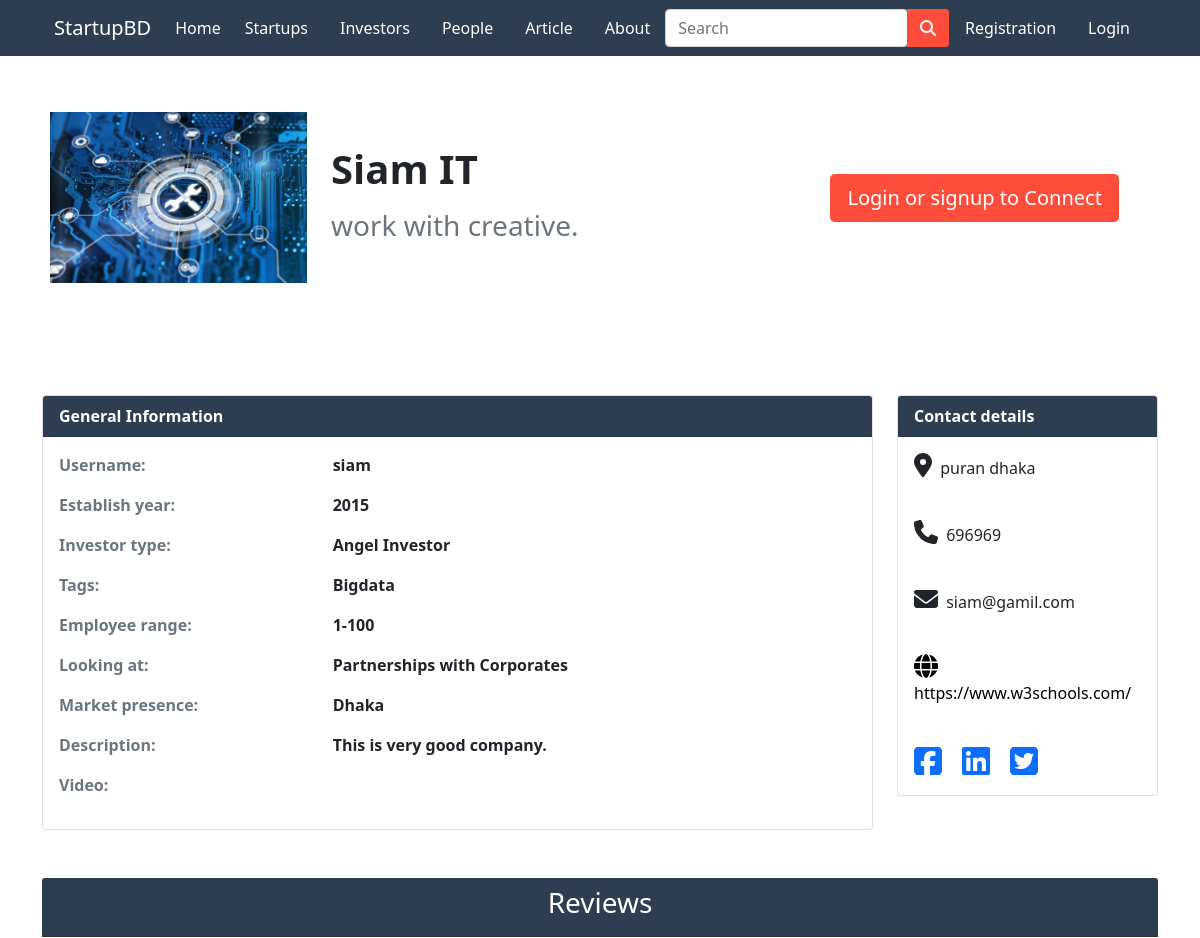
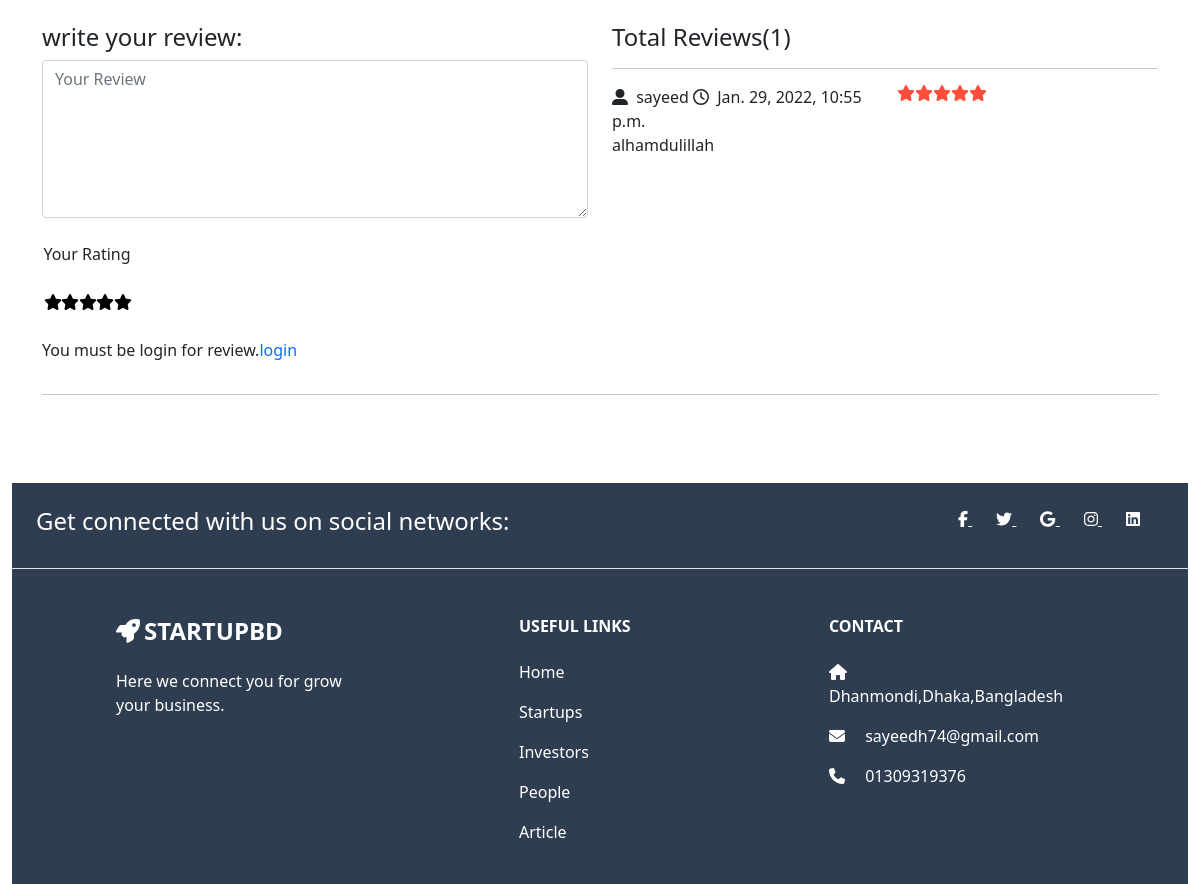
Screenshot of /investor-profile/3/ with the database file from the repository (2 pictures, top to bottom).
### app/models.py (models this page shows, shortened)
class Investorinfo(models.Model):
  user = models.ForeignKey(settings.AUTH_USER_MODEL, on_delete=models.CASCADE)
  name = models.CharField(max_length=100, null=True, blank=True)
  company_name = models.CharField(max_length=100, null=True, blank=True)
  title = models.CharField(max_length=100,blank=True,null = True)
  email = models.EmailField(max_length=100, null=True, blank=True)
  mobile = models.CharField(max_length=50, null=True, blank=True)
  logo = models.ImageField(upload_to='images/', null=True, blank=True)
  establish_year = models.IntegerField(blank=True, null=True)
  investor_type = models.CharField(max_length=50,choices=INVSETOR_TYPE, blank=True, null=True)
  employee_range = models.CharField(max_length=10, blank=True, null=True)
  market_presence = models.CharField(max_length=100,choices=CITY_CHOICES, null=True, blank=True)
  looking_at = models.CharField(choices=LOOK_CHOICES, max_length=100,null=True,blank=True)
  tags = models.CharField(max_length=100,choices=SECTOR, blank=True, null=True)
  description = models.TextField(max_length=1000, blank=True, null=True)
  videos = models.FileField(upload_to='videos/', null=True,blank=True)
  weblink = models.URLField(null=True,blank=True)
  facebook_link = models.URLField(blank=True)
  linkedin_link = models.URLField(blank=True)
  twitter_link = models.URLField(blank=True)
  location = models.CharField(max_length=100, null=True, blank=True)
  person1 = models.CharField(max_length=100, choices=ROLE, blank=True, null=True)
  person1_name = models.CharField(max_length=50, blank=True, null=True)
  person1_image = models.ImageField(upload_to='images/', null=True, blank=True)
  person2 = models.CharField(max_length=100, choices=ROLE, blank=True, null=True)
  person2_name = models.CharField(max_length=50, blank=True, null=True)
  person2_image = models.ImageField(
      upload_to='images/', null=True, blank=True)

class User(AbstractUser):
  is_customer = models.BooleanField(default=False)
  is_investor = models.BooleanField(default=False)
  is_startup = models.BooleanField(default=False)
  friends = models.ManyToManyField('User',blank=True)

class InvestorReviewRating(models.Model):
    investor = models.ForeignKey(Investorinfo, on_delete=models.CASCADE)
    user = models.ForeignKey(User, on_delete=models.CASCADE)
    review = models.TextField(max_length=500, blank=True)
    rating = models.IntegerField()
    status = models.BooleanField(default=True)
    created_at = models.DateTimeField(auto_now_add=True)
    updated_at = models.DateTimeField(auto_now=True)

### app/views.py (the view)
# urls.py: path('investor-profile/<int:pk>/',views.investor_profile, name='investor-profile'),
def investor_profile(request,pk):
  investor = Investorinfo.objects.get(pk=pk)
  reviews = InvestorReviewRating.objects.filter(investor_id=investor.id, status=True)
  count = reviews.count()
  thread = ThreadModel.objects.filter(pk=pk)
  message_list = MessageModel.objects.filter(thread__pk__contains=pk)
  return render(request, 'app/investor_profile.html', {'investor': investor, 'reviews': reviews, 'count': count,'thread':thread,'message_list':message_list})

### app/templates/app/investor_profile.html (shortened to what this page needs)
{% extends 'app/base.html' %}
{% load static %}
{% block main-content %}
<div class="container my-5" >
  <div class="row">
    <div class="col-md-12">
      <div class="card flex-row  mt-5" style="border: none;">
        <div class="card-body row px-2 align-items-center">
          <div class="col-md-3">
            {% if investor.logo %}
            <img src="{{ investor.logo.url }}" width="100%" height="auto" alt="No images">
            {% else %}
            <img src="{% static 'app/images/banner1/images.png' %}" width="100%" height="auto" alt="">
            {% endif %}
          </div>
          <div class="col-md-5">
            <h4 class="card-title">
              <h1><b>{{investor.company_name}}</b></h1>
            </h4>
            <p class="card-text">
            <h3 class="text-muted">{{investor.title}}</h3>
            </p>
          </div>
          {% if investor.user.id == request.user.id %}
          <div class="col-md-4 text-center">
            <div class="flex-row">
              <a href="{% url 'investor-form' investor.id %}" class="btn btn-lg" style="background-color: #FF4D3B; color: white;">Update Profile</a>
            </div>
          </div>
          {% elif request.user.is_authenticated %}
          <div class="col-md-4 text-center">
            <div class="flex-row">
              <a href="{% url 'create-thread'  %}" class="btn btn-lg" style="background-color: #FF4D3B; color: white;">Connect</a>
            </div>
          </div>
          {% else %}
          <div class="col-md-4 text-center">
            <div class="flex-row">
              <a href="{% url 'login' %}" class="btn btn-lg" style="background-color: #FF4D3B; color: white;">Login or signup to Connect</a>
            </div>
          </div>
          {% endif %}
        </div>
      </div>
    </div>
  </div>
</div> <br> <br>
<div class="container">
  <div class="row">
    <div class="col-md-9">
      <div class="card ">
        <div class="card-header" style="background-color: #2F3D50; color: white;" color: white;"><b> General Information</b></div>
        <div class="card-body ">
          <div class="row">
            <div class="col-4 text-muted">
              <p><b> Username:</b></p>
            </div>
            <div class="col-6">
              <p><b> {{investor.user.username}}</b></p>
            </div>
          </div>
          <div class="row">
            <div class="col-4 text-muted">
              <p><b> Establish year:</b></p>
            </div>
            <div class="col-6">
              <p><b> {{investor.establish_year}}</b></p>
            </div>
          </div>
          <div class="row">
            <div class="col-4 text-muted">
              <p><b> Investor type:</b></p>
            </div>
            <div class="col-6">
              <p><b> {{investor.investor_type}}</b></p>
            </div>
          </div>
          <div class="row">
            <div class="col-4 text-muted">
              <p><b> Tags:</b></p>
            </div>
            <div class="col-6">
              <p><b> {{investor.tags}}</b></p>
            </div>
          </div>
          <div class="row">
            <div class="col-4 text-muted">
              <p><b> Employee range:</b></p>
            </div>
            <div class="col-6">
              <p><b> {{investor.employee_range}}</b></p>
            </div>
          </div>
          <div class="row">
            <div class="col-4 text-muted">
              <p><b>Looking at:</b></p>
            </div>
            <div class="col-6">
              <p><b> {{investor.looking_at}} </b></p>
            </div>
          </div>
          <div class="row">
            <div class="col-4 text-muted">
              <p><b> Market presence:</b></p>
            </div>
            <div class="col-6">
              <p><b> {{investor.market_presence}}</b></p>
            </div>
          </div>
          <div class="row">
            <div class="col-4 text-muted">
              <p><b> Description:</b></p>
            </div>
            <div class="col-6">
              <p><b>{{investor.description}}</b></p>
            </div>
          </div>
          <div class="row">
            <div class="col-4 text-muted">
              <p><b>Video:</b></p>
            </div>
            <div class="col-6">
            </div>
          </div>
        </div>
      </div>
    </div>
    <div class="col-md-3">
      <div class="card">
        <div class="card-header" style="background-color: #2F3D50; color: white;" color: white;">
          <b>Contact details</b>
        </div>
        <div class="card-body">
          <p><i style='font-size:24px' class='fas me-1'>&#xf3c5;</i> {{investor.location}}</p>
          <br>
          <p><i style="font-size:24px" class="fa me-1">&#xf095;</i> {{investor.mobile}}</p>
          <br>
          <p><i style="font-size:24px" class="fa me-1">&#xf0e0;</i> {{investor.email}}</p>
          <br>
          <p><a href="{{investor.weblink}}" style="color: black; text-decoration: none;"><i style='font-size:24px' class='fas me-1'>&#xf0ac;</i> {{investor.weblink}}</a></p>
          <br>
         <a href="{{investor.facebook_link}}" id="link"><i class="fab fa-facebook-square fa-2x"></i></a>
        <a class="mx-3"id="link" href="{{investor.linkedin_link}}"><i class="fab fa-linkedin fa-2x"></i></a>
        <a href="{{investor.twitter_link}}" id="link"><i class="fab fa-twitter-square fa-2x"></i></a>
        </div>
      </div>
    </div>
  </div>
</div>
<br><br>
<div class="container">
  <div class="row">
    <div class="col-md-12">
      <div class="card-header" style="background-color: #2F3D50; color: white;">
        <center>
          <h3>Reviews</h3>
        </center>
      </div>
      <br>
    </div>
  </div>
</div>
{% if investor.user.pk == request.user.pk %}
<div class="container">
  <div class="row">
    <div class="col-md-1"></div>
    <div class="col-md-6">
      <h4>Total Reviews({{count}})</h4>
      <hr>
      {% for review in reviews %}
      <div class="row">
        <div class="col-md-6">
          <div>
            <i class="fas fa-user-alt me-1"></i>
            {{review.user.username}}
            <i class="far fa-clock me-1"></i>
            {{review.created_at}}
          </div>
        </div>
        <div class="col-md-6 text-end">
          <i class="fa fa-star {% if review.rating > 0 %} checked {% endif %}" style="float: left;"></i>
          <i class="fa fa-star {% if review.rating > 1 %} checked {% endif %}" style="float: left;"></i>
          <i class="fa fa-star {% if review.rating > 2 %} checked {% endif %}" style="float: left;"></i>
          <i class="fa fa-star {% if review.rating > 3 %} checked {% endif %}" style="float: left;"></i>
          <i class="fa fa-star {% if review.rating > 4 %} checked {% endif %}" style="float: left;"></i>
        </div>
        <br>
        <div>
          {{review.review}}
        </div>
      </div>
      {% endfor %}
    </div>
  </div>
</div>
{% else %}
<div class="container">
  <div class="row">
    <div class="col-md-6">
      <h4>write your review:</h4>
      <form action="{% url 'investor_submit_review' investor.id %}" class="review-form" method="POST">
        <div class="form-group">
          <textarea class="form-control" name="review" id="exampleFormControlTextarea3" placeholder="Your Review"
            rows="6"></textarea>
        </div>
        <br>
        <div class="form-group">
          <div class="input rating">
            <div>Your Rating</div><br>
            <div class="rating">
              <input id="star-1" name="rating" type="radio" value="5" class="radio-btn hide" /><label for="star-1"><i
                  class="fas fa-star"></i></label>
              <input id="star-2" name="rating" type="radio" value="4" class="radio-btn hide" /><label for="star-2"><i
                  class="fas fa-star"></i></label>
              <input id="star-3" name="rating" type="radio" value="3" class="radio-btn hide" /><label for="star-3"><i
                  class="fas fa-star"></i></label>
              <input id="star-4" name="rating" type="radio" value="2" class="radio-btn hide" /><label for="star-4"><i
                  class="fas fa-star"></i></label>
              <input id="star-5" name="rating" type="radio" value="1" class="radio-btn hide" /><label for="star-5"><i
                  class="fas fa-star"></i></label>
            </div>
          </div>
        </div>
        <br>
        {% if user.is_authenticated %}
        <button class="btn" type="submit" id="btn">Submit Review</button>
        {% else %}
        <p>You must be login for review.<span><a style="text-decoration: none;"
              href="{% url 'login' %}">login</a></span></p>
        {% endif %}
      </form>
    </div>
    <div class="col-md-6">
      <h4>Total Reviews({{count}})</h4>
      <hr>
      {% for review in reviews %}
      <div class="row">
        <div class="col-md-6">
          <div>
            <i class="fas fa-user-alt me-1"></i>
            {{review.user.username}}
            <i class="far fa-clock me-1"></i>
            {{review.created_at}}
          </div>
        </div>
        <div class="col-md-6 text-end">
          <i class="fa fa-star {% if review.rating > 0 %} checked {% endif %}" style="float: left;"></i>
          <i class="fa fa-star {% if review.rating > 1 %} checked {% endif %}" style="float: left;"></i>
          <i class="fa fa-star {% if review.rating > 2 %} checked {% endif %}" style="float: left;"></i>
          <i class="fa fa-star {% if review.rating > 3 %} checked {% endif %}" style="float: left;"></i>
          <i class="fa fa-star {% if review.rating > 4 %} checked {% endif %}" style="float: left;"></i>
        </div>
        <br>
        <div>
          {{review.review}}
        </div>
      </div>
      {% endfor %}
    </div>
  </div>
  <hr>
</div>
{% endif %}
<br><br><br>
{% endblock main-content %}

### app/templates/app/investor_profile.html (style rules this page uses)
.checked { color: #FF4D3B; }
.rating { width: 90px; unicode-bidi: bidi-override; direction: rtl; text-align: center; position: relative; }
.rating>label { float: right; display: inline; padding: 0; margin: 0; position: relative; width: 1.1em; cursor: pointer; color: #000; }

### rows the page displays
Investorinfo: logo (picture), company_name "Siam IT", title "work with creative.", user.username "siam", establish_year "2015", investor_type "Angel Investor", tags "Bigdata", employee_range "1-100", looking_at "Partnerships with Corporates", market_presence "Dhaka", description "This is very good company.", location "puran dhaka", mobile "696969", email "siam@gamil.com", weblink "https://www.w3schools.com/"
InvestorReviewRating: user.username "sayeed", created_at "Jan. 29, 2022, 10:55 p.m.", review "alhamdulillah"

### other values shown
{{ count }} "1"
